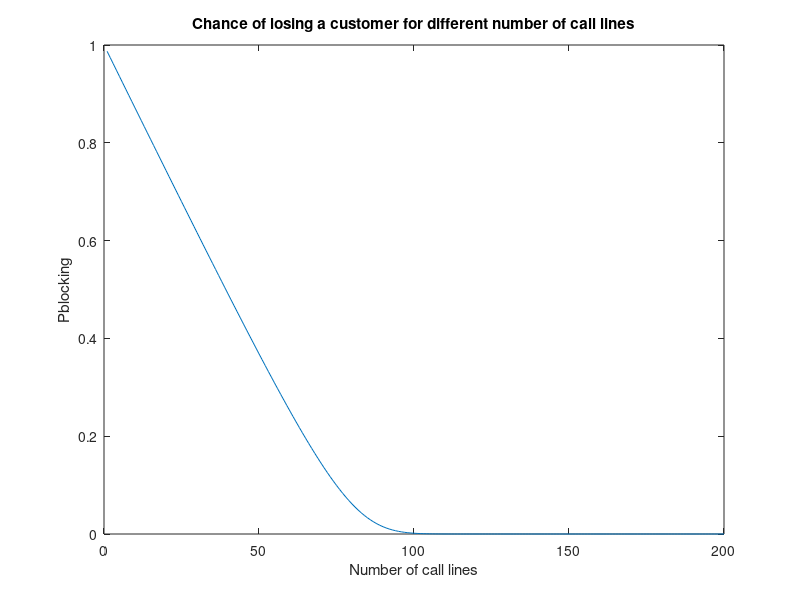

This chart was generated by the following MATLAB code:
pkg load queueing

% factorial erlang function
function res=erlangb_factorial(r,c)
  denom=0;
  for i=0:c
    denom+=(r^i)/factorial(i);
  endfor
  res=(r^c)/factorial(c)/denom;
endfunction

% iterative erlang function
function res=erlangb_iterative(r,c)
  res=1;
  for i=0:c
    res=r*res/(r*res+i);
  endfor
endfunction

% check if functions work
printf("erlangb_factorial(10,10)= %d\n", erlangb_factorial(10,10));
printf("erlangb(10,10)= %d\n",erlangb(10,10));
printf("erlangb_iterative(10,10)= %d\n",erlangb_iterative(10,10));
printf("\nerlangb_factorial(1024,1024)= %d\n", erlangb_factorial(1024,1024));
printf("erlangb(1024,1024)= %d\n",erlangb(1024,1024));
printf("erlangb_iterative(1024,1024)= %d\n",erlangb_iterative(1024,1024));

% plot Pblocking
r=200*23/60;
c=1:200;
for i=1:200
  pblocking(i)=erlangb_iterative(r,i);
endfor
figure(1)
plot(c,pblocking);
title("Chance of losing a customer for different number of call lines");
xlabel("Number of call lines"); ylabel("Pblocking");

% find smallest number of lines so that Pblocking<0.01
lines=1;
while pblocking(lines)>=0.01
  lines++;
endwhile  
printf("\nFewest lines required: %d\n",lines);
printf("Chance of losing a customer with %d lines: %d\n",lines,pblocking(lines));
printf("Chance of losing a customer with %d lines: %d\n",lines-1,pblocking(lines-1));
